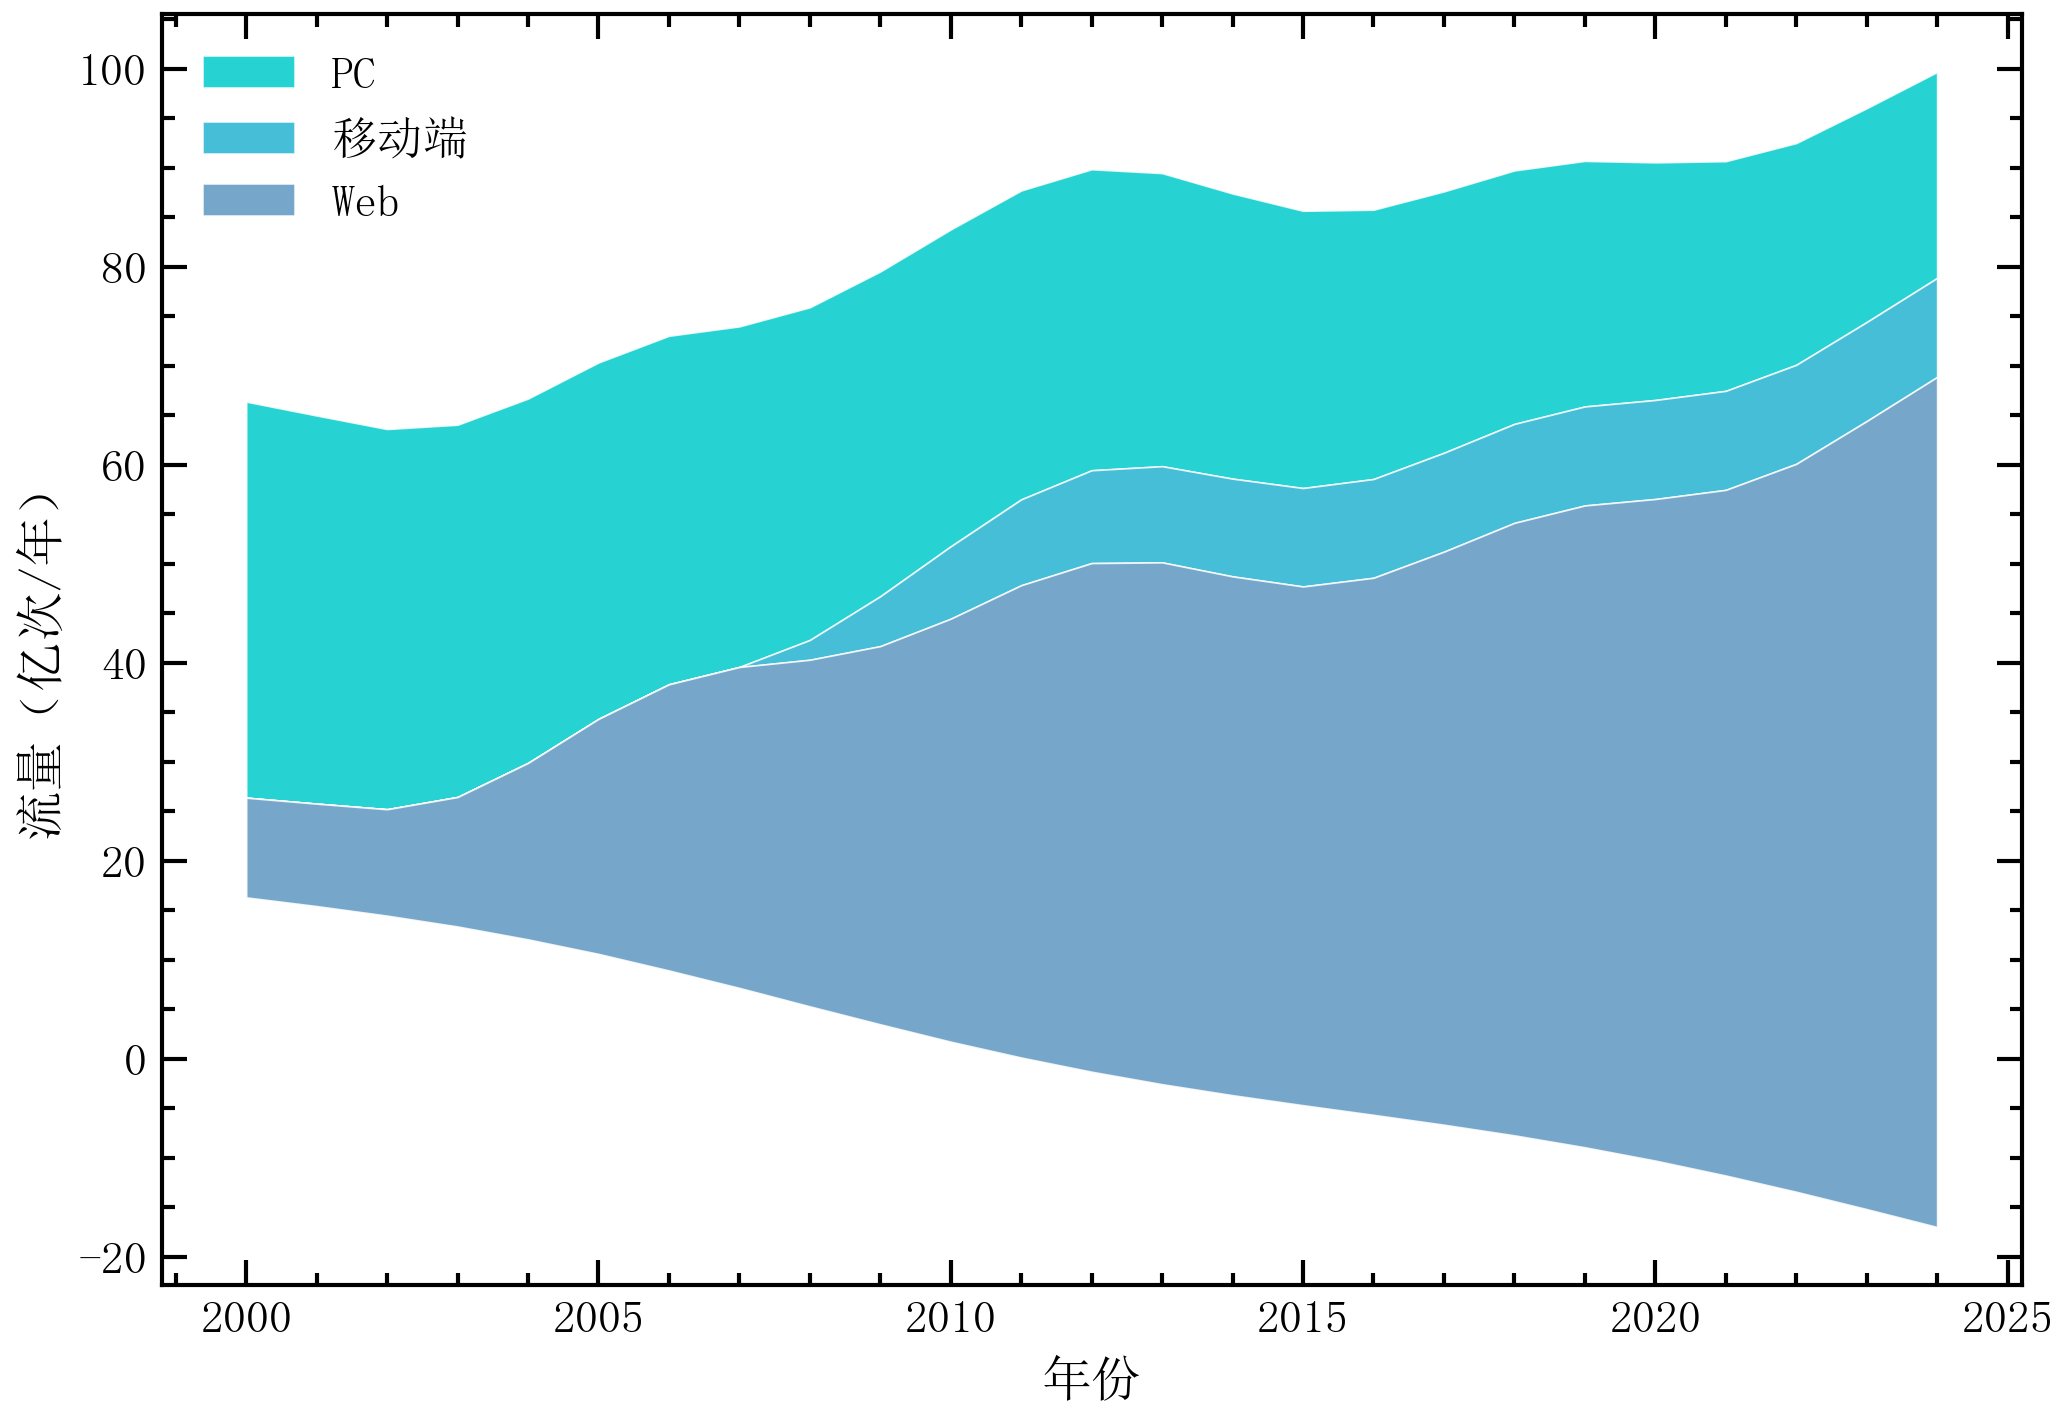

Source code (Python):
"""
39_streamgraph.py — 流图

展示 plot_streamgraph()：某平台 2000-2024 年访问流量构成演变
（亿次/年）。wiggle 基线让图层呈河流形态，直观呈现
“Web 见顶、移动端崛起”的结构性迁移。
"""

import numpy as np
import sciplot as sp

# ── 数据 ──────────────────────────────────────────────────────
years = np.arange(2000, 2025)
web = 10 + 3.0 * (years - 2000) + 2 * np.sin(years) + 4 * np.cos(years * 0.4)
mobile = 2 + 8.0 * np.tanh((years - 2008) / 2.5)
pc = 40 - 0.8 * (years - 2000)
web = np.maximum(web, 0)
mobile = np.maximum(mobile, 0)
pc = np.maximum(pc, 0)

# ── 绘图 ──────────────────────────────────────────────────────
sp.setup_style("presentation", "ocean", lang="zh")

fig, ax = sp.plot_streamgraph(
    years,
    [web, mobile, pc],
    labels=["Web", "移动端", "PC"],
    baseline="wiggle",
    xlabel="年份",
    ylabel="流量（亿次/年）",
)

# ── 保存 ──────────────────────────────────────────────────────
sp.save(fig, "showcase/39_streamgraph", formats=("png",), dpi=300)
